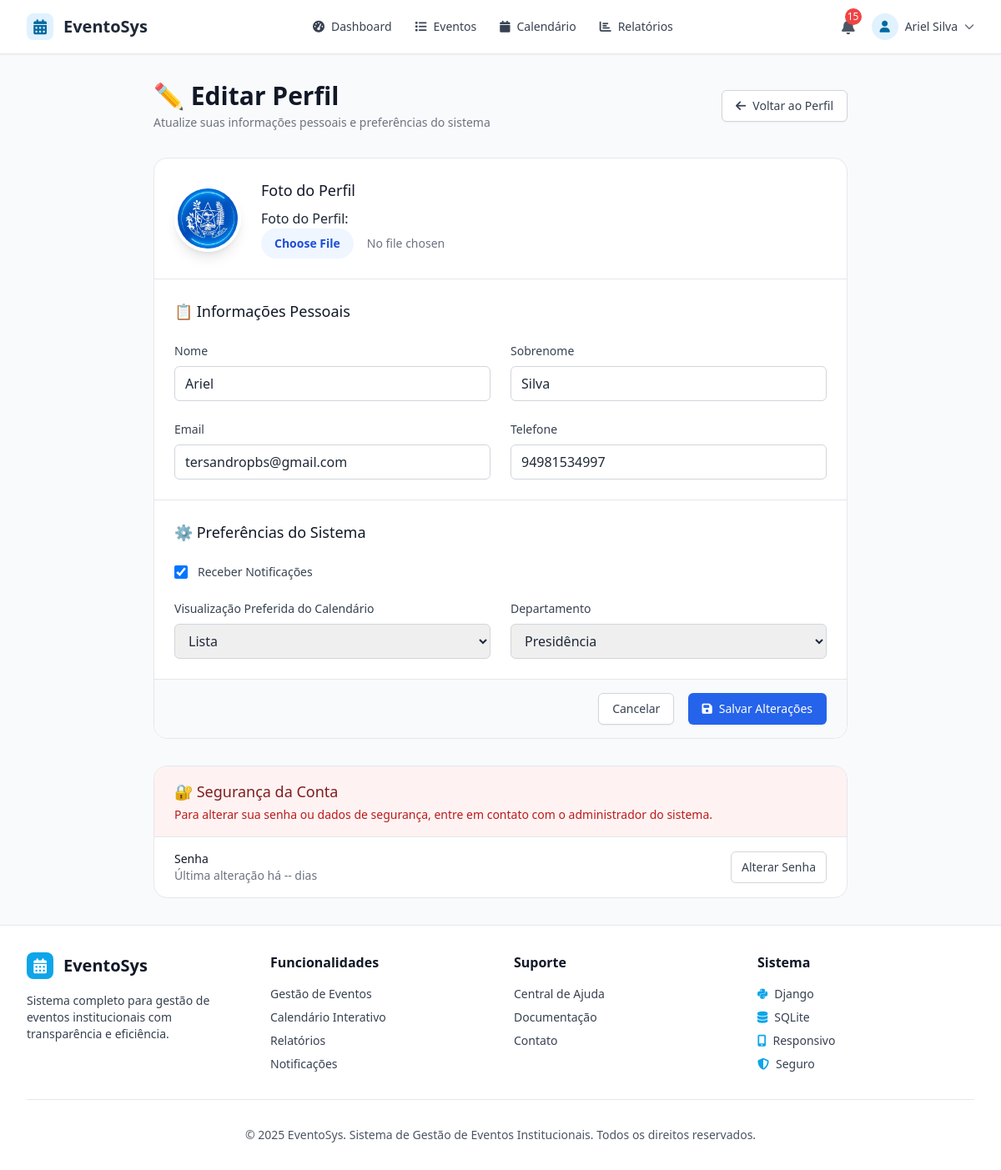
/accounts/profile/edit/ (signed in), run on an earlier commit of the app's database.
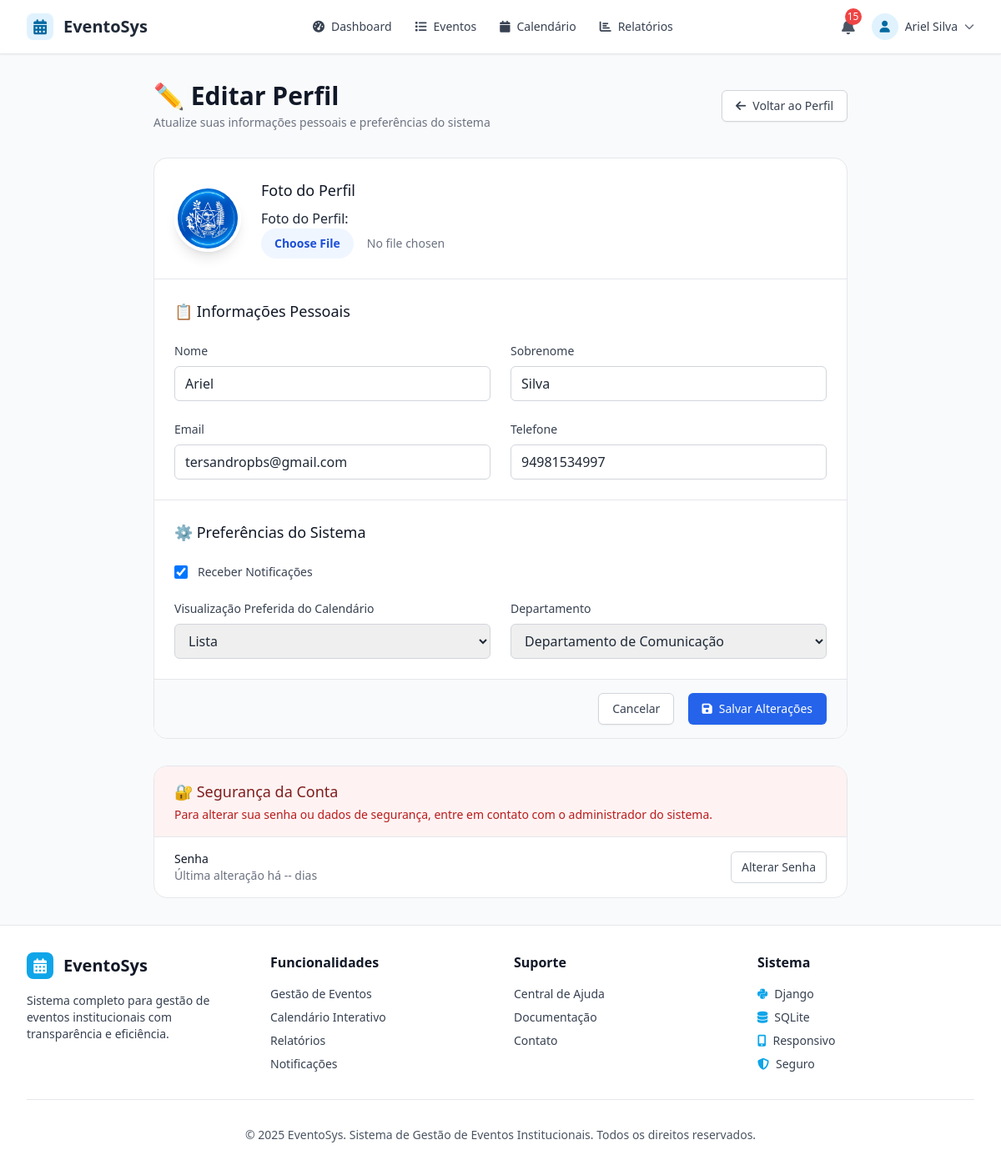
And on a later commit of the database.
### accounts/models.py (models this page shows, shortened)
class UserProfile(models.Model):
    USER_TYPES = [
        ('administrador', 'Administrador'),
        ('gestor', 'Gestor'),
        ('visualizador', 'Visualizador'),
    ]
    user = models.OneToOneField(User, on_delete=models.CASCADE, related_name='profile')
    user_type = models.CharField(max_length=20, choices=USER_TYPES, default='visualizador',
                               verbose_name="Tipo de Usuário")
    department = models.ForeignKey('events.Department', on_delete=models.SET_NULL,
                                 null=True, blank=True, verbose_name="Departamento")
    phone = models.CharField(max_length=20, blank=True, verbose_name="Telefone")
    avatar = models.ImageField(upload_to='avatars/', blank=True, verbose_name="Foto do Perfil")
    receive_notifications = models.BooleanField(default=True, verbose_name="Receber Notificações")  # type: ignore
    calendar_view_preference = models.CharField(
        max_length=10,
        choices=[('month', 'Mensal'), ('week', 'Semanal'), ('day', 'Diário'), ('list', 'Lista')],
        default='month',
        verbose_name="Visualização Preferida do Calendário"
    )
    created_at = models.DateTimeField(auto_now_add=True)
    updated_at = models.DateTimeField(auto_now=True)
    class Meta:
        verbose_name = "Perfil do Usuário"
        verbose_name_plural = "Perfis dos Usuários"

### accounts/views.py (the view, shortened to what this page needs)
# urls.py: path('profile/edit/', views.ProfileUpdateView.as_view(), name='profile_edit'),
class ProfileUpdateView(LoginRequiredMixin, UpdateView):
    model = UserProfile
    form_class = UserProfileForm
    template_name = 'accounts/profile_edit.html'
    success_url = reverse_lazy('accounts:profile')
    def get_object(self, queryset=None):
        profile, created = UserProfile.objects.get_or_create(user=self.request.user)  # type: ignore
        return profile

### events/models.py (called while the page is built)
    def __str__(self) -> str:
        return str(self.name)

### templates/accounts/profile_edit.html (shortened to what the changed rows need)
{% extends 'base.html' %}
{% load crispy_forms_tags %}
{% block content %}
<div class="max-w-4xl mx-auto px-4 sm:px-6 lg:px-8 py-8">
    <div class="mb-8">
        <div class="md:flex md:items-center md:justify-between">
            <div class="flex-1 min-w-0">
                <h1 class="text-2xl font-bold leading-7 text-gray-900 sm:text-3xl sm:truncate">
                    ✏️ Editar Perfil
                </h1>
            </div>
        </div>
    </div>
    <div class="bg-white rounded-xl border border-gray-200 overflow-hidden">
        <form method="post" enctype="multipart/form-data" class="space-y-0">
            <div class="px-6 py-6 border-b border-gray-200">
                <div class="flex items-center space-x-6">
                    <div class="flex-shrink-0">
                        {% if form.instance.avatar %}
                            <img class="h-20 w-20 rounded-full object-cover border-4 border-white shadow-lg"
                                 src="{{ form.instance.avatar.url }}"
                                 alt="Avatar atual">
                        {% else %}
                            <div class="h-20 w-20 rounded-full bg-blue-100 flex items-center justify-center border-4 border-white shadow-lg">
                                <i class="fas fa-user text-blue-600 text-2xl"></i>
                            </div>
                        {% endif %}
                    </div>
                    <div class="flex-1">
                        <div class="mt-2">
                            {{ form.avatar.label_tag }}
                            {{ form.avatar }}
                        </div>
                    </div>
                </div>
            </div>
            <div class="px-6 py-6 border-b border-gray-200">
                <div class="grid grid-cols-1 md:grid-cols-2 gap-6">
                    {% if form.phone %}
                    <div>
                        <label for="{{ form.phone.id_for_label }}" class="block text-sm font-medium text-gray-700 mb-2">
                            {{ form.phone.label }}
                        </label>
                        {{ form.phone }}
                    </div>
                    {% endif %}
                </div>
            </div>
            <div class="px-6 py-6 border-b border-gray-200">
                <div class="grid grid-cols-1 md:grid-cols-2 gap-6">
                    {% if form.receive_notifications %}
                    <div class="col-span-full">
                        <div class="flex items-center space-x-3">
                            {{ form.receive_notifications }}
                            <label for="{{ form.receive_notifications.id_for_label }}" class="text-sm font-medium text-gray-700">
                                {{ form.receive_notifications.label }}
                            </label>
                        </div>
                    </div>
                    {% endif %}
                    {% if form.calendar_view_preference %}
                    <div>
                        <label for="{{ form.calendar_view_preference.id_for_label }}" class="block text-sm font-medium text-gray-700 mb-2">
                            {{ form.calendar_view_preference.label }}
                        </label>
                        {{ form.calendar_view_preference }}
                    </div>
                    {% endif %}
                    {% if form.department %}
                    <div>
                        <label for="{{ form.department.id_for_label }}" class="block text-sm font-medium text-gray-700 mb-2">
                            {{ form.department.label }}
                        </label>
                        {{ form.department }}
                    </div>
                    {% endif %}
                </div>
            </div>
        </form>
    </div>
</div>
{% endblock %}

What changed in the data, as far as the page shows it:
changed UserProfile "Lista": department "Presidência" → "Departamento de Comunicação"
